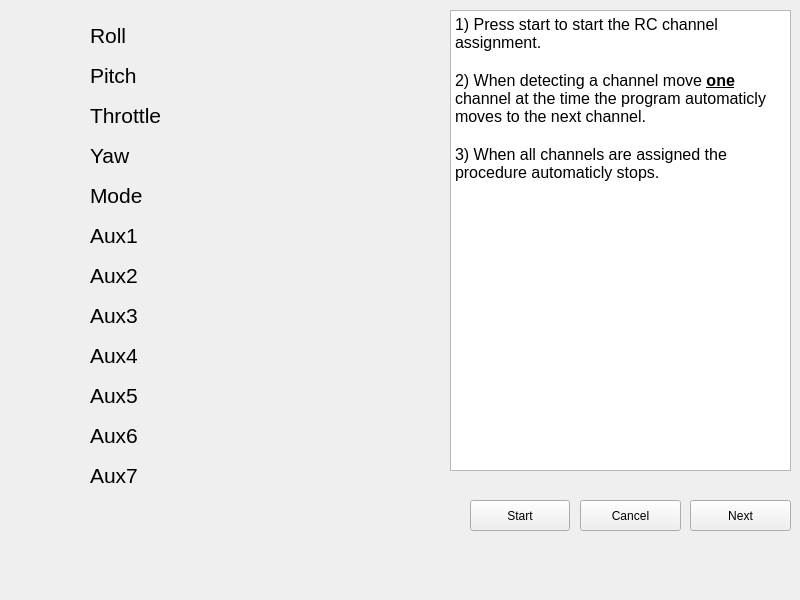
<?xml version="1.0" encoding="UTF-8"?>
<ui version="4.0">
 <class>ReceiverChannelDetectionPanel</class>
 <widget class="QWidget" name="ReceiverChannelDetectionPanel">
  <property name="geometry">
   <rect>
    <x>0</x>
    <y>0</y>
    <width>800</width>
    <height>600</height>
   </rect>
  </property>
  <property name="windowTitle">
   <string>RC channel setup</string>
  </property>
  <widget class="QPushButton" name="cancel">
   <property name="geometry">
    <rect>
     <x>580</x>
     <y>500</y>
     <width>101</width>
     <height>31</height>
    </rect>
   </property>
   <property name="text">
    <string>Cancel</string>
   </property>
  </widget>
  <widget class="QLabel" name="label">
   <property name="geometry">
    <rect>
     <x>90</x>
     <y>10</y>
     <width>271</width>
     <height>51</height>
    </rect>
   </property>
   <property name="font">
    <font>
     <pointsize>16</pointsize>
    </font>
   </property>
   <property name="text">
    <string>Roll</string>
   </property>
   <property name="scaledContents">
    <bool>false</bool>
   </property>
  </widget>
  <widget class="QLabel" name="label_2">
   <property name="geometry">
    <rect>
     <x>90</x>
     <y>50</y>
     <width>271</width>
     <height>51</height>
    </rect>
   </property>
   <property name="font">
    <font>
     <pointsize>16</pointsize>
    </font>
   </property>
   <property name="text">
    <string>Pitch</string>
   </property>
   <property name="scaledContents">
    <bool>false</bool>
   </property>
  </widget>
  <widget class="QLabel" name="label_3">
   <property name="geometry">
    <rect>
     <x>90</x>
     <y>90</y>
     <width>271</width>
     <height>51</height>
    </rect>
   </property>
   <property name="font">
    <font>
     <pointsize>16</pointsize>
    </font>
   </property>
   <property name="text">
    <string>Throttle</string>
   </property>
   <property name="scaledContents">
    <bool>false</bool>
   </property>
  </widget>
  <widget class="QLabel" name="label_4">
   <property name="geometry">
    <rect>
     <x>90</x>
     <y>130</y>
     <width>271</width>
     <height>51</height>
    </rect>
   </property>
   <property name="font">
    <font>
     <pointsize>16</pointsize>
    </font>
   </property>
   <property name="text">
    <string>Yaw</string>
   </property>
   <property name="scaledContents">
    <bool>false</bool>
   </property>
  </widget>
  <widget class="QLabel" name="label_5">
   <property name="geometry">
    <rect>
     <x>90</x>
     <y>170</y>
     <width>271</width>
     <height>51</height>
    </rect>
   </property>
   <property name="font">
    <font>
     <pointsize>16</pointsize>
    </font>
   </property>
   <property name="text">
    <string>Mode</string>
   </property>
   <property name="scaledContents">
    <bool>false</bool>
   </property>
  </widget>
  <widget class="QLabel" name="label_6">
   <property name="geometry">
    <rect>
     <x>90</x>
     <y>210</y>
     <width>271</width>
     <height>51</height>
    </rect>
   </property>
   <property name="font">
    <font>
     <pointsize>16</pointsize>
    </font>
   </property>
   <property name="text">
    <string>Aux1</string>
   </property>
   <property name="scaledContents">
    <bool>false</bool>
   </property>
  </widget>
  <widget class="QLabel" name="label_7">
   <property name="geometry">
    <rect>
     <x>90</x>
     <y>250</y>
     <width>271</width>
     <height>51</height>
    </rect>
   </property>
   <property name="font">
    <font>
     <pointsize>16</pointsize>
    </font>
   </property>
   <property name="text">
    <string>Aux2</string>
   </property>
   <property name="scaledContents">
    <bool>false</bool>
   </property>
  </widget>
  <widget class="QLabel" name="label_8">
   <property name="geometry">
    <rect>
     <x>90</x>
     <y>290</y>
     <width>271</width>
     <height>51</height>
    </rect>
   </property>
   <property name="font">
    <font>
     <pointsize>16</pointsize>
    </font>
   </property>
   <property name="text">
    <string>Aux3</string>
   </property>
   <property name="scaledContents">
    <bool>false</bool>
   </property>
  </widget>
  <widget class="QTextBrowser" name="commLog">
   <property name="geometry">
    <rect>
     <x>450</x>
     <y>10</y>
     <width>341</width>
     <height>461</height>
    </rect>
   </property>
   <property name="frameShadow">
    <enum>QFrame::Sunken</enum>
   </property>
   <property name="html">
    <string>&lt;!DOCTYPE HTML PUBLIC &quot;-//W3C//DTD HTML 4.0//EN&quot; &quot;http://www.w3.org/TR/REC-html40/strict.dtd&quot;&gt;
&lt;html&gt;&lt;head&gt;&lt;meta name=&quot;qrichtext&quot; content=&quot;1&quot; /&gt;&lt;style type=&quot;text/css&quot;&gt;
p, li { white-space: pre-wrap; }
&lt;/style&gt;&lt;/head&gt;&lt;body style=&quot; font-family:'MS Shell Dlg 2'; font-size:8.25pt; font-weight:400; font-style:normal;&quot;&gt;
&lt;p style=&quot; margin-top:0px; margin-bottom:0px; margin-left:0px; margin-right:0px; -qt-block-indent:0; text-indent:0px;&quot;&gt;&lt;span style=&quot; font-size:12pt;&quot;&gt;1) Press start to start the RC channel assignment.&lt;/span&gt;&lt;/p&gt;
&lt;p style=&quot;-qt-paragraph-type:empty; margin-top:0px; margin-bottom:0px; margin-left:0px; margin-right:0px; -qt-block-indent:0; text-indent:0px; font-size:12pt;&quot;&gt;&lt;br /&gt;&lt;/p&gt;
&lt;p style=&quot; margin-top:0px; margin-bottom:0px; margin-left:0px; margin-right:0px; -qt-block-indent:0; text-indent:0px;&quot;&gt;&lt;span style=&quot; font-size:12pt;&quot;&gt;2) When detecting a channel move &lt;/span&gt;&lt;span style=&quot; font-size:12pt; font-weight:600; text-decoration: underline;&quot;&gt;one&lt;/span&gt;&lt;span style=&quot; font-size:12pt;&quot;&gt; channel at the time the program automaticly moves to the next channel.&lt;/span&gt;&lt;/p&gt;
&lt;p style=&quot;-qt-paragraph-type:empty; margin-top:0px; margin-bottom:0px; margin-left:0px; margin-right:0px; -qt-block-indent:0; text-indent:0px; font-size:12pt;&quot;&gt;&lt;br /&gt;&lt;/p&gt;
&lt;p style=&quot; margin-top:0px; margin-bottom:0px; margin-left:0px; margin-right:0px; -qt-block-indent:0; text-indent:0px;&quot;&gt;&lt;span style=&quot; font-size:12pt;&quot;&gt;3) When all channels are assigned the procedure automaticly stops.&lt;/span&gt;&lt;/p&gt;&lt;/body&gt;&lt;/html&gt;</string>
   </property>
  </widget>
  <widget class="QPushButton" name="start">
   <property name="geometry">
    <rect>
     <x>470</x>
     <y>500</y>
     <width>100</width>
     <height>31</height>
    </rect>
   </property>
   <property name="text">
    <string>Start</string>
   </property>
  </widget>
  <widget class="QPushButton" name="next">
   <property name="geometry">
    <rect>
     <x>690</x>
     <y>500</y>
     <width>101</width>
     <height>31</height>
    </rect>
   </property>
   <property name="text">
    <string>Next</string>
   </property>
  </widget>
  <widget class="QLabel" name="label_9">
   <property name="geometry">
    <rect>
     <x>90</x>
     <y>330</y>
     <width>271</width>
     <height>51</height>
    </rect>
   </property>
   <property name="font">
    <font>
     <pointsize>16</pointsize>
    </font>
   </property>
   <property name="text">
    <string>Aux4</string>
   </property>
   <property name="scaledContents">
    <bool>false</bool>
   </property>
  </widget>
  <widget class="QLabel" name="label_10">
   <property name="geometry">
    <rect>
     <x>90</x>
     <y>370</y>
     <width>271</width>
     <height>51</height>
    </rect>
   </property>
   <property name="font">
    <font>
     <pointsize>16</pointsize>
    </font>
   </property>
   <property name="text">
    <string>Aux5</string>
   </property>
   <property name="scaledContents">
    <bool>false</bool>
   </property>
  </widget>
  <widget class="QLabel" name="label_11">
   <property name="geometry">
    <rect>
     <x>90</x>
     <y>410</y>
     <width>271</width>
     <height>51</height>
    </rect>
   </property>
   <property name="font">
    <font>
     <pointsize>16</pointsize>
    </font>
   </property>
   <property name="text">
    <string>Aux6</string>
   </property>
   <property name="scaledContents">
    <bool>false</bool>
   </property>
  </widget>
  <widget class="QLabel" name="label_12">
   <property name="geometry">
    <rect>
     <x>90</x>
     <y>450</y>
     <width>271</width>
     <height>51</height>
    </rect>
   </property>
   <property name="font">
    <font>
     <pointsize>16</pointsize>
    </font>
   </property>
   <property name="text">
    <string>Aux7</string>
   </property>
   <property name="scaledContents">
    <bool>false</bool>
   </property>
  </widget>
 </widget>
 <resources/>
 <connections/>
</ui>
